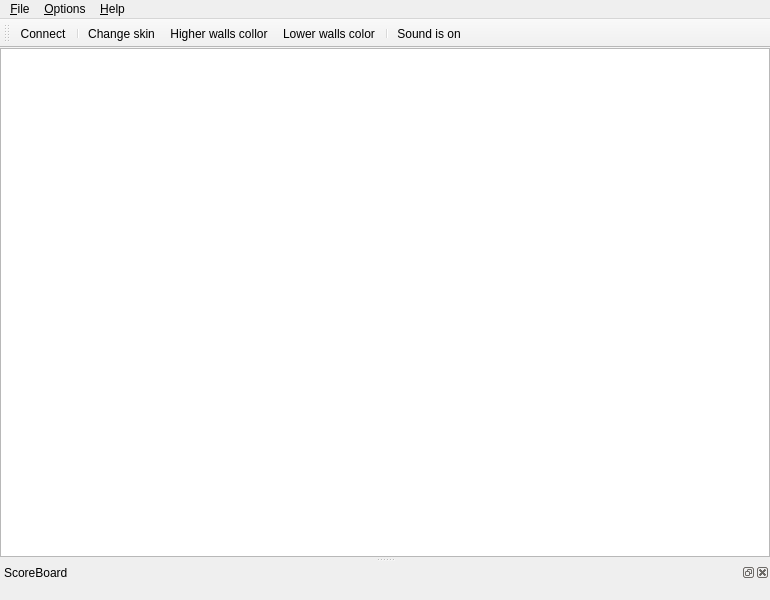
<?xml version="1.0" encoding="UTF-8"?>
<ui version="4.0">
 <class>CRQLabView</class>
 <widget class="QMainWindow" name="CRQLabView">
  <property name="geometry">
   <rect>
    <x>0</x>
    <y>0</y>
    <width>770</width>
    <height>600</height>
   </rect>
  </property>
  <property name="sizePolicy">
   <sizepolicy hsizetype="Minimum" vsizetype="Maximum">
    <horstretch>0</horstretch>
    <verstretch>0</verstretch>
   </sizepolicy>
  </property>
  <property name="windowTitle">
   <string>MainWindow</string>
  </property>
  <widget class="QWidget" name="centralwidget">
   <layout class="QVBoxLayout" name="verticalLayout_Central">
    <property name="margin">
     <number>0</number>
    </property>
    <item>
     <widget class="QGraphicsView" name="graphicsView_lab">
      <property name="enabled">
       <bool>true</bool>
      </property>
      <property name="sizePolicy">
       <sizepolicy hsizetype="Expanding" vsizetype="Expanding">
        <horstretch>0</horstretch>
        <verstretch>0</verstretch>
       </sizepolicy>
      </property>
      <property name="layoutDirection">
       <enum>Qt::LeftToRight</enum>
      </property>
      <property name="verticalScrollBarPolicy">
       <enum>Qt::ScrollBarAlwaysOff</enum>
      </property>
      <property name="horizontalScrollBarPolicy">
       <enum>Qt::ScrollBarAlwaysOff</enum>
      </property>
     </widget>
    </item>
   </layout>
  </widget>
  <widget class="QMenuBar" name="menubar">
   <property name="geometry">
    <rect>
     <x>0</x>
     <y>0</y>
     <width>770</width>
     <height>24</height>
    </rect>
   </property>
   <widget class="QMenu" name="menuFile">
    <property name="title">
     <string>&amp;File</string>
    </property>
    <addaction name="actionConnect"/>
    <addaction name="separator"/>
    <addaction name="actionExit"/>
   </widget>
   <widget class="QMenu" name="menuHelp">
    <property name="title">
     <string>&amp;Help</string>
    </property>
    <addaction name="actionHelp"/>
    <addaction name="actionAbout"/>
   </widget>
   <widget class="QMenu" name="menuOptions">
    <property name="title">
     <string>&amp;Options</string>
    </property>
    <addaction name="actionChange_skin"/>
    <addaction name="actionLower_walls_color"/>
    <addaction name="actionHigher_walls_collor"/>
    <addaction name="separator"/>
    <addaction name="actionSound_On_Off"/>
   </widget>
   <addaction name="menuFile"/>
   <addaction name="menuOptions"/>
   <addaction name="menuHelp"/>
  </widget>
  <widget class="QToolBar" name="toolBar">
   <property name="windowTitle">
    <string>ToolBar</string>
   </property>
   <attribute name="toolBarArea">
    <enum>TopToolBarArea</enum>
   </attribute>
   <attribute name="toolBarBreak">
    <bool>false</bool>
   </attribute>
   <addaction name="actionConnect"/>
   <addaction name="separator"/>
   <addaction name="actionChange_skin"/>
   <addaction name="actionHigher_walls_collor"/>
   <addaction name="actionLower_walls_color"/>
   <addaction name="separator"/>
   <addaction name="actionSound_On_Off"/>
  </widget>
  <widget class="QDockWidget" name="dockWidget_Score">
   <property name="windowIcon">
    <iconset>
     <normaloff>:/window/scores</normaloff>:/window/scores</iconset>
   </property>
   <property name="windowTitle">
    <string>ScoreBoard</string>
   </property>
   <attribute name="dockWidgetArea">
    <number>8</number>
   </attribute>
   <widget class="QWidget" name="dockWidgetContents_Score">
    <layout class="QVBoxLayout" name="verticalLayout">
     <item>
      <layout class="QVBoxLayout" name="scoreLayout"/>
     </item>
    </layout>
   </widget>
  </widget>
  <action name="actionAbout">
   <property name="text">
    <string>&amp;About...</string>
   </property>
  </action>
  <action name="actionReset_Viewer">
   <property name="text">
    <string>&amp;Reset Viewer</string>
   </property>
   <property name="shortcut">
    <string>Ctrl+R</string>
   </property>
  </action>
  <action name="actionConnect">
   <property name="checkable">
    <bool>true</bool>
   </property>
   <property name="icon">
    <iconset resource="default.qrc">
     <normaloff>:/images/buttons/disconnect</normaloff>
     <normalon>:/images/buttons/connect</normalon>:/images/buttons/disconnect</iconset>
   </property>
   <property name="text">
    <string>&amp;Connect</string>
   </property>
   <property name="toolTip">
    <string>Connect</string>
   </property>
   <property name="shortcut">
    <string>Ctrl+C</string>
   </property>
  </action>
  <action name="actionExit">
   <property name="icon">
    <iconset resource="default.qrc">
     <normaloff>:/images/buttons/exit</normaloff>:/images/buttons/exit</iconset>
   </property>
   <property name="text">
    <string>E&amp;xit</string>
   </property>
   <property name="shortcut">
    <string>Ctrl+Q</string>
   </property>
  </action>
  <action name="actionLower_walls_color">
   <property name="icon">
    <iconset resource="default.qrc">
     <normaloff>:/images/buttons/color_low</normaloff>:/images/buttons/color_low</iconset>
   </property>
   <property name="text">
    <string>&amp;Lower walls color</string>
   </property>
   <property name="shortcut">
    <string>Ctrl+L</string>
   </property>
  </action>
  <action name="actionHigher_walls_collor">
   <property name="icon">
    <iconset resource="default.qrc">
     <normaloff>:/images/buttons/color_high</normaloff>:/images/buttons/color_high</iconset>
   </property>
   <property name="text">
    <string>&amp;Higher walls collor</string>
   </property>
   <property name="shortcut">
    <string>Ctrl+H</string>
   </property>
  </action>
  <action name="actionSound_On_Off">
   <property name="checkable">
    <bool>true</bool>
   </property>
   <property name="icon">
    <iconset resource="default.qrc">
     <normaloff>:/images/buttons/sound_on</normaloff>
     <normalon>:/images/buttons/sound_off</normalon>:/images/buttons/sound_on</iconset>
   </property>
   <property name="text">
    <string>&amp;Sound is on</string>
   </property>
   <property name="toolTip">
    <string>Mute</string>
   </property>
   <property name="shortcut">
    <string>Ctrl+S</string>
   </property>
  </action>
  <action name="actionChange_skin">
   <property name="icon">
    <iconset resource="default.qrc">
     <normaloff>:/images/buttons/skin</normaloff>:/images/buttons/skin</iconset>
   </property>
   <property name="text">
    <string>Change s&amp;kin</string>
   </property>
   <property name="toolTip">
    <string>Change skin</string>
   </property>
  </action>
  <action name="actionHelp">
   <property name="text">
    <string>&amp;Help</string>
   </property>
   <property name="shortcut">
    <string>F1</string>
   </property>
  </action>
 </widget>
 <resources>
  <include location="default.qrc"/>
 </resources>
 <connections>
  <connection>
   <sender>actionExit</sender>
   <signal>triggered()</signal>
   <receiver>CRQLabView</receiver>
   <slot>close()</slot>
   <hints>
    <hint type="sourcelabel">
     <x>-1</x>
     <y>-1</y>
    </hint>
    <hint type="destinationlabel">
     <x>334</x>
     <y>176</y>
    </hint>
   </hints>
  </connection>
 </connections>
</ui>
